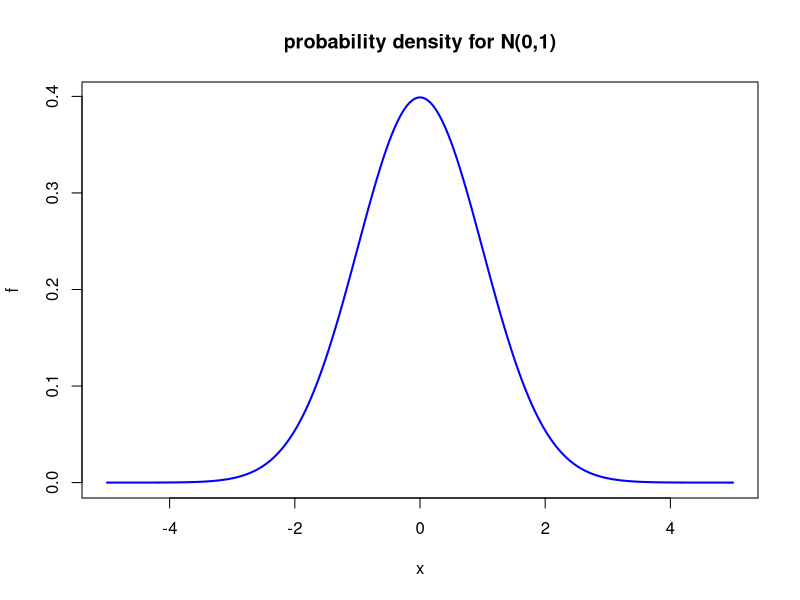
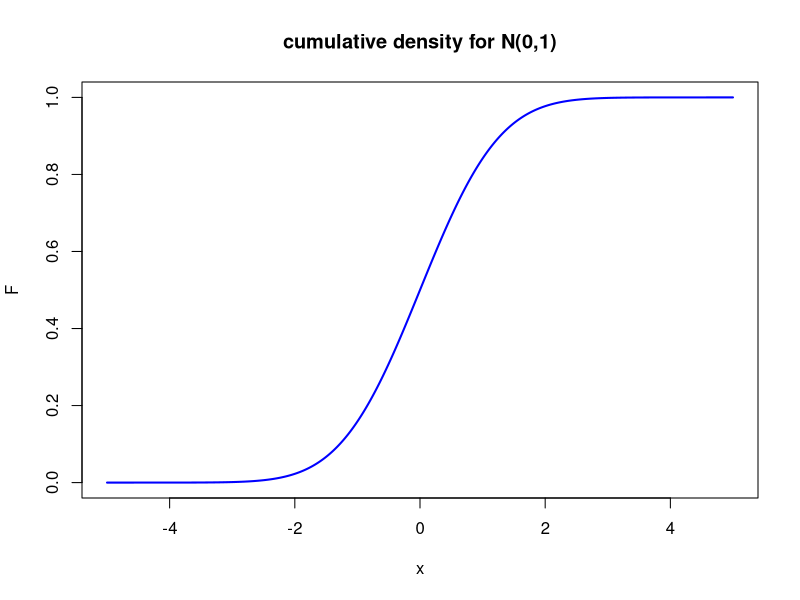
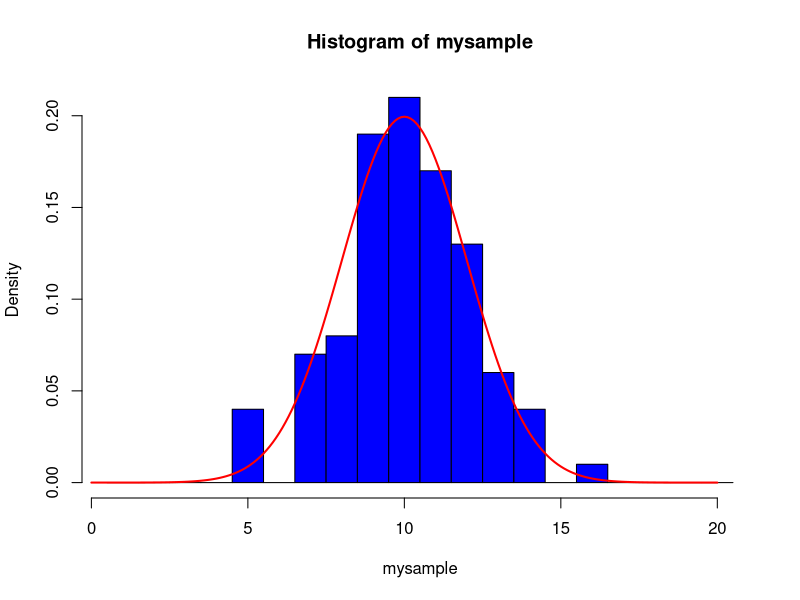
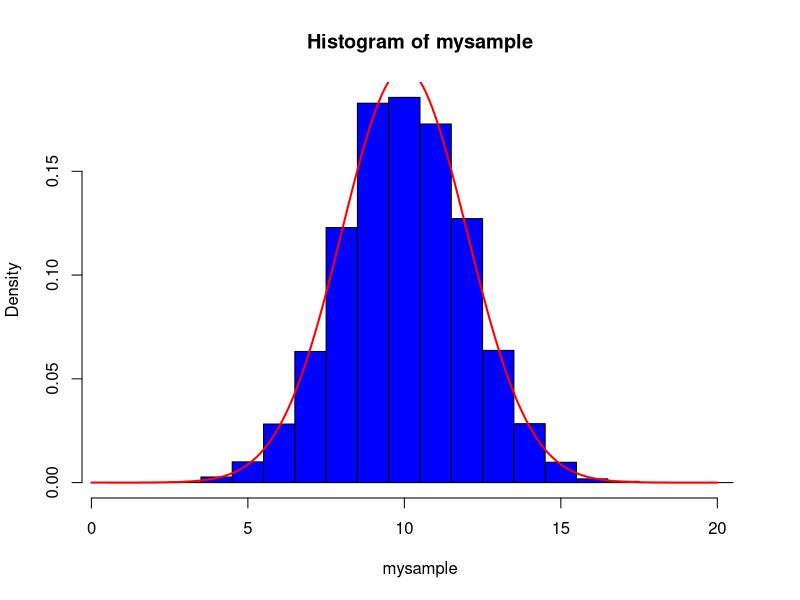
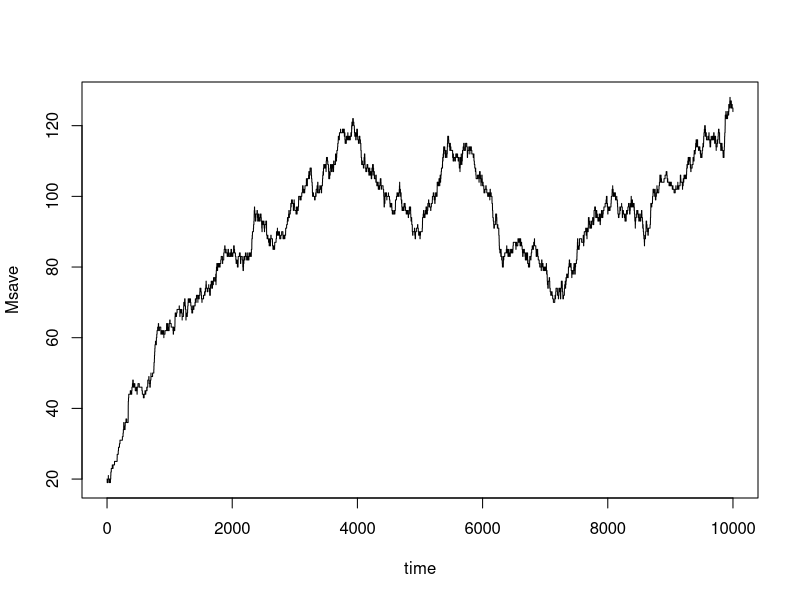

Here is the R script that generated these plots, in order: (Note: a time limit stopped this script after it produced the figures.)
## ---- chunk 1
# This plots the density function for a normal distribution with mean=0, and sd=1
x <- seq(-5,5,0.01)
f <- dnorm(x)
plot(x,f, type = 'l', lwd=2, col = 'blue',main="probability density for N(0,1)")
## ---- chunk 2
# This gives the probability density function for x = 0, for 10 different values of the mean
# It's not immediately obvious why you might want to do this, but who knows...
x <- rep(0,10)
mu <-seq(1,10)
y<-dnorm(x,mean=mu,sd = 1)
y
## ---- chunk 3
# This plots the cumulative density function for a normal distribution with mean=0, and sd=1
x <- seq(-5,5,0.01)
F <- pnorm(x)
plot(x,F, type = 'l', lwd=2, col = 'blue',main="cumulative density for N(0,1)")
## ---- chunk 4
# For a normal distribution with mean=0, and sd=1
# Calculate the probability of x < -2
pnorm(-2)

# Calculate the probability of x between -1 and 1:
pnorm(1) - pnorm(-1)

# Calculate the probability of x > 1:
1 - pnorm(1)
#or, alternatively
pnorm(1, lower.tail = FALSE)
## ---- chunk 5
p <- seq(0.05,0.95,by=0.05)
x <-qnorm(p)
x
## ---- chunk 6
#take 5 random draws from a normal distribution with mean = 10, and sd = 2
rnorm(5,mean=10,sd=2)
## ---- chunk 7
#take a sample of 100 random draws from a normal distribution with mean = 10, and sd = 2
mysample<-rnorm(100,mean=10,sd=2)

#plot them as a histogram
hist(mysample, col="blue",breaks=seq(0.5,20.5),freq=FALSE)

#superimpose on the histogram the probability density function
x<-seq(0,20,0.1)
y<-dnorm(x,mean=10,sd=2)
lines(x,y,col="red",lwd=2)

## ---- chunk 8
#increase the size of the sample to 10000
mysample<-rnorm(10000,mean=10,sd=2)

#plot them as a histogram
hist(mysample, col="blue",breaks=seq(0.5,20.5),freq=FALSE)

#superimpose on the histogram the probability density function
x<-seq(0,20,0.1)
y<-dnorm(x,mean=10,sd=2)
lines(x,y,col="red",lwd=2)

## ---- chunk 9
p=0.55
u=runif(1)
if (u<p) {
  x <- 1
} else {
	x <- 2
}
x
## ---- chunk 10
x <- ifelse(runif(1)<0.55,1,2)
x
## ---- chunk 11
p1 = 0.2
p2 = 0.3
u=runif(1)
if (u<p1) {
         # <insert whatever code you want executed upon rolling a 1>
} else if (u<(p1+p2) ) {
         # <insert whatever code you want executed upon rolling a 2>
} else {
         # <insert whatever code you want executed upon rolling a 3>
}

## ---- chunk 12
set.seed(43)

D <- 1
k1 <- 0.1
k3 <- 0.001
dt <- 0.1
Tend <- 10000
time <- seq(0, Tend, dt)

M <- 20

p1 <- k1*dt
p2 <- k3*M*dt
Msave <- numeric(length(time))

for(i in 1:length(time)){
  Msave[i] <- M
  
  p2 <- k3*M*dt
  
  u <- runif(1)
  
  if(u < p1){
    M <- M + 1
  } else if(u < (p1 + p2)){
    M <- M-1
  } else {
    M <- M
  }
}



plot(time, Msave, type = "l")
## ---- chunk 13

set.seed(43)

reps <- 1000
M_last <- numeric(reps)

for(j in 1:reps){
  M <- 20
  
  p1 <- k1*dt
  p2 <- k3*M*dt

  for(i in 1:length(time)){
    p2 <- k3*M*dt
    
    u <- runif(1)
    
    if(u < p1){
      M <- M + 1
    } else if(u < (p1 + p2)){
      M <- M-1
    } else {
      M <- M
    }
  }
  M_last[j] <- M
}

## ---- chunk 14
hist(M_last, freq = F, col = "grey")

x <- seq(min(M_last), max(M_last))
y <- dpois(x, (k1/k3))

lines(x,y,col="red",lwd=2)
## ---- chunk 15
k1 <- 1

M_last <- numeric(reps)

for(j in 1:reps){
  M <- 20
  
  p1 <- k1*dt
  p2 <- k3*M*dt

  for(i in 1:length(time)){
    p2 <- k3*M*dt
    
    u <- runif(1)
    
    if(u < p1){
      M <- M + 1
    } else if(u < (p1 + p2)){
      M <- M-1
    } else {
      M <- M
    }
  }
  M_last[j] <- M
}

hist(M_last, freq = F, col = "grey", main = "Histogram of M_last with k1 = 1")

x <- seq(min(M_last), max(M_last))
y <- dpois(x, (k1/k3))

lines(x,y,col="red",lwd=2)
## ---- chunk 16
dt <- 0.5
Tend <- 10000
time <- seq(0, Tend, dt)

M_last <- numeric(reps)

for(j in 1:reps){
  M <- 20
  
  p1 <- k1*dt
  p2 <- k3*M*dt

  for(i in 1:length(time)){
    p2 <- k3*M*dt
    
    u <- runif(1)
    
    if(u < p1){
      M <- M + 1
    } else if(u < (p1 + p2)){
      M <- M-1
    } else {
      M <- M
    }
  }
  M_last[j] <- M
}

hist(M_last, freq = F, col = "grey", main = "Histogram of M_last with dt = 1")

x <- seq(min(M_last), max(M_last))
y <- dpois(x, (k1/k3))

lines(x,y,col="red",lwd=2)
## ---- chunk 17
set.seed(43)

D <- 1
k1 <- 0.1
k3 <- 0.001
dt <- 0.1
Tend <- 10000
Msave <- numeric(0)
Tsave <- numeric(0)

M <- 20

i <- 0
t <- 0

while(t<Tend){
  i <- i+1
  a1  <- k1*D
  a2 <- k3*M
  atot <- a1 + a2
  u1 <- runif(1)
  u2 <- runif(1)
  
  tau <- log(1/a1)/atot
  if(u2 < (a1/atot)){
    M <- M + 1
  } else {
      M <- M-1
  }
  t <- t + tau
  Msave[i] <- M
  Tsave[i] <- t
}

plot(Tsave, Msave, type = "l")

## ---- chunk 18
set.seed(43)

reps <- 1000
M <- 20
M_last <- numeric(reps)

for(j in 1:1000){
  i <- 0
  t <- 0
  while(t<Tend){
    i <- i+1
    a1  <- k1*D
    a2 <- k3*M
    atot <- a1 + a2
    u1 <- runif(1)
    u2 <- runif(1)
    
    tau <- log(1/a1)/atot
    
    if(u2 < (a1/atot)){
      M <- M + 1
    } else {
      M <- M-1
    }
    
    t <- t + tau
  }
  M_last[j] <- M
}

hist(M_last, freq = F, col = "grey", main = "Histogram of M_last with dt = 1")

x <- seq(min(M_last), max(M_last))
y <- dpois(x, (k1/k3))

lines(x,y,col="red",lwd=2)
